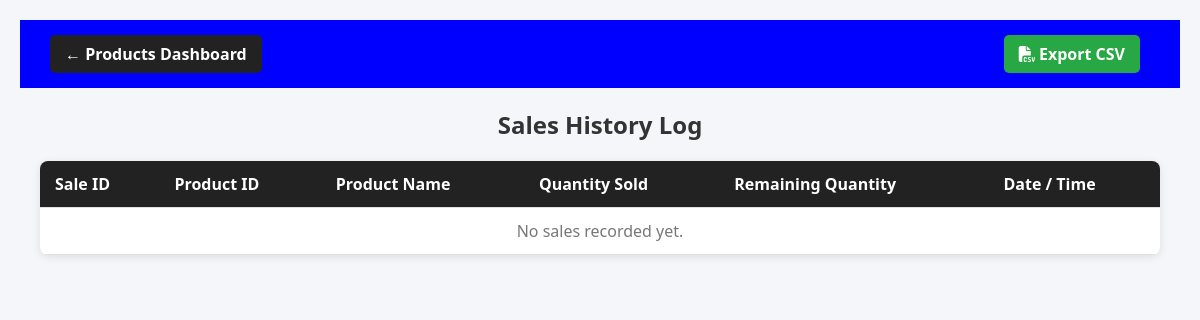
Page /sales-history on the earlier database version.
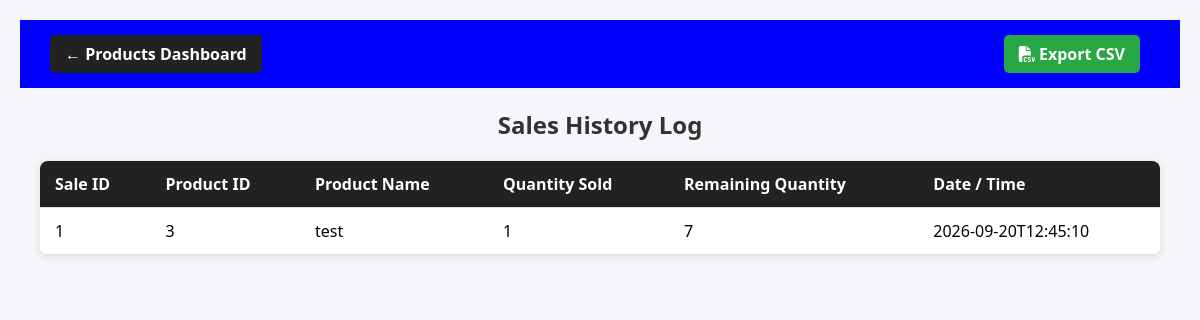
Same page on the later database version.
### tables this page shows
CREATE TABLE stock (
                    saleid INTEGER PRIMARY KEY AUTOINCREMENT,
                    pid INTEGER,
                    pname TEXT,
                    qty_sold INTEGER NOT NULL,
                    qty_remaining INTEGER NOT NULL,
                    sale_date TEXT NOT NULL
                );

### app.py (the view)
@app.route('/sales-history')
def sales_history():
    sales = get_sales_history()
    return render_template('sales_history.html', sales=sales)

### db_utils.py (called while the page is built, shortened)
def connect_db():
    return sqlite3.connect(DB_PATH)

def fix_stock_schema():
    try:
        con = connect_db()
        cursor = con.cursor()
        cursor.execute("PRAGMA table_info(stock)")
        columns = [row[1] for row in cursor.fetchall()]
        con.close()
    except Exception as e:
        print(f"[DB SCHEMA ERROR] {e}")

def get_sales_history():
    try:
        fix_stock_schema()
        con = connect_db()
        con.row_factory = sqlite3.Row
        cursor = con.cursor()
        cursor.execute("SELECT * FROM stock ORDER BY saleid DESC")
        rows = cursor.fetchall()
        con.close()
        return [dict(r) for r in rows]
    except Exception as e:
        print(f"[SALES HISTORY ERROR] {e}")
        return []

### templates/sales_history.html (shortened to what this page needs)
<!DOCTYPE html>
<html lang="en">
<head>
    <link rel="stylesheet" href="https://cdnjs.cloudflare.com/ajax/libs/font-awesome/6.5.0/css/all.min.css">
    <link rel="stylesheet" href="{{ url_for('static', filename='css/stock.css') }}">
</head>
<body>
    <div class="topbar">
        <a href="/products">&larr; Products Dashboard</a>
        <a href="/export-sales-csv" class="btn-export"><i class="fa-solid fa-file-csv"></i> Export CSV</a>
    </div>
    <div class="container">
        <h2>Sales History Log</h2>
        <table>
            <thead>
                <tr>
                    <th>Sale ID</th>
                    <th>Product ID</th>
                    <th>Product Name</th>
                    <th>Quantity Sold</th>
                    <th>Remaining Quantity</th>
                    <th>Date / Time</th>
                </tr>
            </thead>
            <tbody>
                {% for s in sales %}
                <tr>
                    <td>{{ s.saleid }}</td>
                    <td>{{ s.pid }}</td>
                    <td>{{ s.pname }}</td>
                    <td>{{ s.qty_sold }}</td>
                    <td>{{ s.qty_remaining }}</td>
                    <td>{{ s.sale_date }}</td>
                </tr>
                {% else %}
                <tr>
                    <td colspan="6" style="text-align: center; color: #777;">No sales recorded yet.</td>
                </tr>
                {% endfor %}
            </tbody>
        </table>
    </div>
</body>
</html>

Differences in the rows shown:
added stock: saleid "1", pid "3", pname "test", qty_sold "1", qty_remaining "7", sale_date "2026-09-20T12:45:10"
Other differences:
text no longer shown: "No sales recorded yet."
